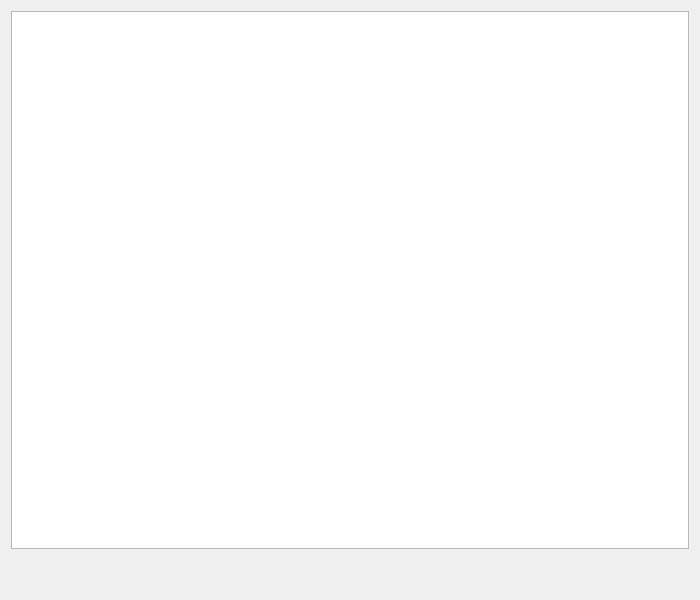
<?xml version="1.0" encoding="UTF-8"?>
<ui version="4.0">
 <class>FormMostrarRespostas</class>
 <widget class="QWidget" name="FormMostrarRespostas">
  <property name="geometry">
   <rect>
    <x>0</x>
    <y>0</y>
    <width>700</width>
    <height>600</height>
   </rect>
  </property>
  <property name="windowTitle">
   <string>Form</string>
  </property>
  <layout class="QGridLayout" name="gridLayout">
   <item row="0" column="0">
    <widget class="QTableView" name="tableView"/>
   </item>
   <item row="2" column="0">
    <spacer name="horizontalSpacer">
     <property name="orientation">
      <enum>Qt::Horizontal</enum>
     </property>
     <property name="sizeHint" stdset="0">
      <size>
       <width>40</width>
       <height>20</height>
      </size>
     </property>
    </spacer>
   </item>
   <item row="1" column="0">
    <spacer name="horizontalSpacer_2">
     <property name="orientation">
      <enum>Qt::Horizontal</enum>
     </property>
     <property name="sizeHint" stdset="0">
      <size>
       <width>40</width>
       <height>20</height>
      </size>
     </property>
    </spacer>
   </item>
  </layout>
 </widget>
 <resources/>
 <connections/>
</ui>
